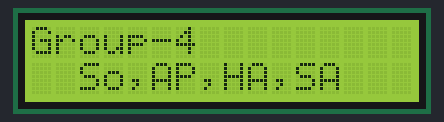
Simulated run of this sketch. Board: Arduino Uno, built with avr-gcc and run on an emulated ATmega328P. On the bench: 16×2 character LCD.

Above: at 0.1 s.
At 2.2 s:
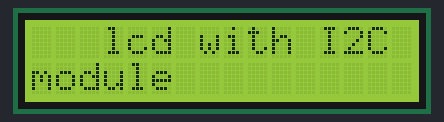

The sketch:

word_of_16_by_2_LCD_display.ino
```cpp
#include <LiquidCrystal_I2C.h> // includes the I2C library


LiquidCrystal_I2C lcd(0x27, 16, 2); //set the address for the I2C module, and the lines and characters per line.


void setup()

{

lcd.init(); // initialize the lcd

lcd.backlight(); // turn on the backlight

}


void loop()

{

lcd.clear(); // clear display

lcd.setCursor(0, 0); // move cursor to (0, 0)

lcd.print("Group-4"); // print message at (0, 0)

lcd.setCursor(2, 1); // move cursor to (2, 1)

lcd.print("So,AP,HA,SA"); // print message at (2, 1)

delay(2000); // display the above for two seconds


lcd.clear(); // clear display

lcd.setCursor(3, 0); // move cursor to (3, 0)

lcd.print("lcd with I2C"); // print message at (3, 0)

lcd.setCursor(0, 1); // move cursor to (0, 1)

lcd.print("module"); // print message at (0, 1)

delay(2000); // display the above for two seconds

}
```

Measured:
- what the display in image 1 shows lasts 2.0 s, from 2.1 s to 4.1 s
